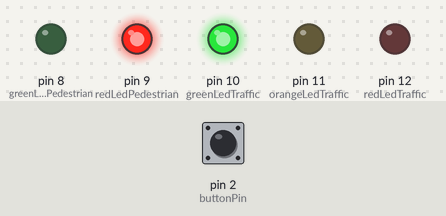
A sketch run on a simulated Arduino Uno, built with avr-gcc and run on an emulated ATmega328P. Parts: output pins drawn as LEDs (lit = HIGH). Inputs (shaded band) come from the test bench; at power-on: pin 2 (buttonPin) LOW.

Above: at 13.4 s.
13.5 s: pin 2 (buttonPin) pulled HIGH for 3 s
At 17.0 s:
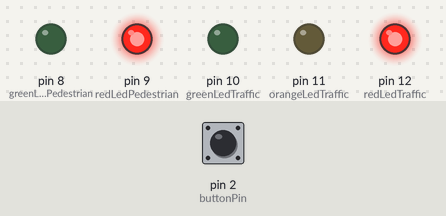
At 23.5 s:
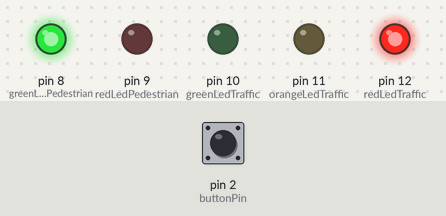
Timing chart, 0 to 29.5 s (numbered marks = the images above; inputs shaded):
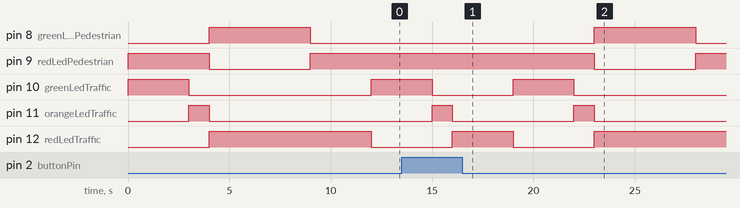

Measured:
- after the input at 13.5 s, pin 11 (orangeLedTraffic): LOW → HIGH after 8.5 s, → LOW 1.0 s later

The sketch:

Lab_2.ino
```cpp
// assign variables

// constants won't change. They're used here to set pin numbers:
const int greenLedPedestrian = 8; // the number of the LED pin
const int redLedPedestrian = 9; // the number of the LED pin

const int greenLedTraffic = 10; // the number of the LED pin
const int orangeLedTraffic = 11;  // the number of the LED pin
const int redLedTraffic = 12; // the number of the LED pin

const int buttonPin = 2;     // the number of the pushbutton pin

// variables will change:
int buttonState = 0;         // variable for reading the pushbutton status

void setup() {
  // initialize digital pins as outputs for the pedestrian leds
  pinMode(greenLedPedestrian, OUTPUT);
  pinMode(redLedPedestrian, OUTPUT);

  // initialize digital pins as outputs for the traffic leds
  pinMode(greenLedTraffic, OUTPUT);
  pinMode(orangeLedTraffic, OUTPUT);
  pinMode(redLedTraffic, OUTPUT);

  // initialize the pushbutton pin as an input:
  pinMode(buttonPin, INPUT);
}


void loop() {
  // put your main code here, to run repeatedly:

  // red pedestrian
  digitalWrite(redLedPedestrian, HIGH); // turn and keep the red LED pedestrian on (HIGH is the voltage level)

  // green traffic
  digitalWrite(greenLedTraffic, HIGH); // turn the green LED traffic on (HIGH is the voltage level)
  delay(3000); // wait for 3 seconds
  digitalWrite(greenLedTraffic, LOW); // turn the green LED traffic off (LOW is the voltage level)

  // yellow traffic
  digitalWrite(orangeLedTraffic, HIGH); // turn the orange LED traffic on (HIGH is the voltage level)
  // read the state of the pushbutton value:
  buttonState = digitalRead(buttonPin);
  delay(1000); // wait for a second

  // check if the pushbutton is pressed. If it is, the buttonState is HIGH:
  if (buttonState == HIGH) {
      digitalWrite(greenLedPedestrian, LOW);
      }
  else {
      digitalWrite(redLedPedestrian, LOW); // turn the red LED pedestrian off (LOW is the voltage level)
      digitalWrite(greenLedPedestrian, HIGH); // turn the green LED pedestrian on (HIGH is the voltage level)
      digitalWrite(orangeLedTraffic, LOW); // turn the orange LED traffic off (LOW is the voltage level)
      digitalWrite(redLedTraffic, HIGH); // turn the red LED traffic on (HIGH is the voltage level)
      delay(5000); // wait for 5 seconds
      digitalWrite(redLedPedestrian, HIGH); // turn the red LED pedestrian on again (HIGH is the voltage level)
      digitalWrite(greenLedPedestrian, LOW); // turn the green LED pedestrian off again (LOW is the voltage level)
      }
  digitalWrite(orangeLedTraffic, LOW); // turn the orange LED traffic off (LOW is the voltage level)

  // red traffic
  digitalWrite(redLedTraffic, HIGH); // turn the red LED traffic on (HIGH is the voltage level)
  delay(3000); // wait for 3 seconds
  digitalWrite(redLedTraffic, LOW); // turn the red LED traffic off (LOW is the voltage level)
}
```
